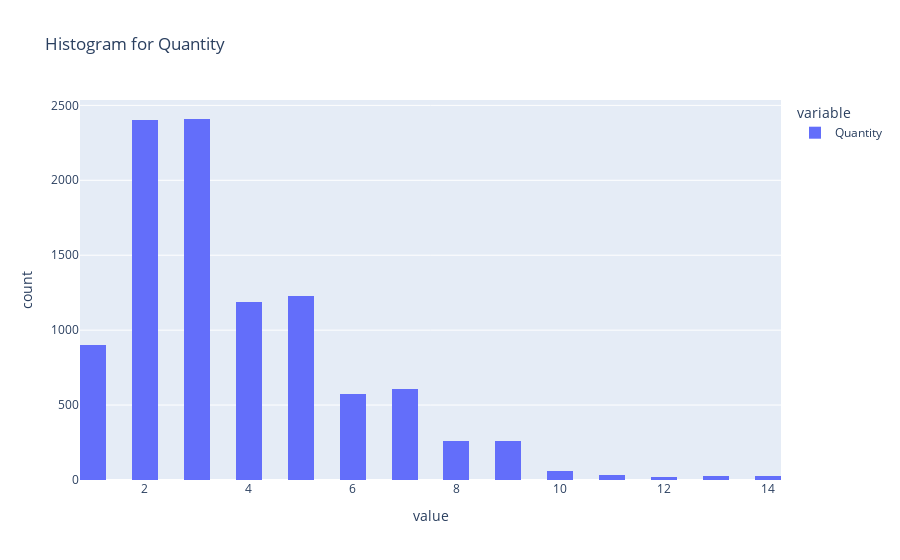

The notebook cell this image was saved under:
### Code cell
fig=px.histogram(data['Quantity'],nbins=30,title="Histogram for Quantity")
fig.show()

### Figure 1 — Plotly figure (JSON) as saved in the notebook; plotly's stock layout.template omitted (floating-point values rounded to 4 significant figures; data arrays with more than 128 entries replaced by an {"elided": "..."} marker saying what was removed)
{"data": [{"alignmentgroup": "True", "bingroup": "x", "hovertemplate": "variable=Quantity<br>value=%{x}<br>count=%{y}<extra></extra>", "legendgroup": "Quantity", "marker": {"color": "#636efa", "pattern": {"shape": ""}}, "name": "Quantity", "nbinsx": 30, "offsetgroup": "Quantity", "orientation": "v", "showlegend": true, "type": "histogram", "x": {"elided": "9994 int values"}, "xaxis": "x", "yaxis": "y"}], "layout": {"barmode": "relative", "legend": {"title": {"text": "variable"}, "tracegroupgap": 0}, "title": {"text": "Histogram for Quantity"}, "xaxis": {"anchor": "y", "domain": [0, 1], "title": {"text": "value"}}, "yaxis": {"anchor": "x", "domain": [0, 1], "title": {"text": "count"}}}}
